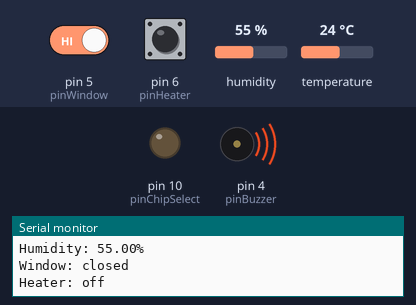
Bench run of a sketch on a simulated Arduino Uno, built with avr-gcc and run on an emulated ATmega328P. Parts: output pins drawn as LEDs (lit = HIGH), buzzer (waves = sounding, pin HIGH), the last lines printed to the serial monitor. The inputs (shaded band) are chosen by the test bench; at power-on: pin 5 (pinWindow) HIGH, pin 6 (pinHeater) HIGH, humidity 55 %, temperature 24 °C. Storage starts empty.

Above: at 3.8 s.
3.9 s: pin 5 (pinWindow) driven LOW
At 5.2 s:
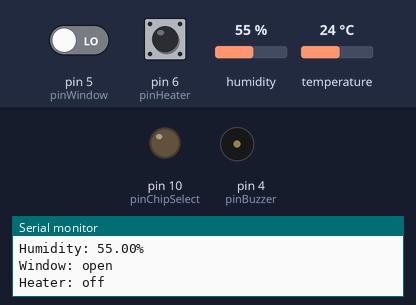
9.6 s: pin 5 (pinWindow) driven HIGH
At 11.1 s:
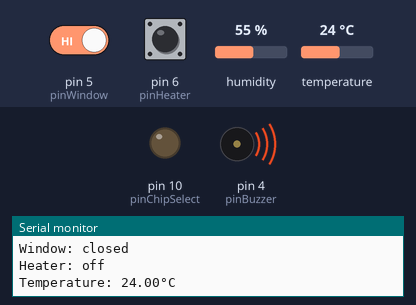
Timing chart, 0 to 12.6 s (numbered marks = the images above; inputs shaded):
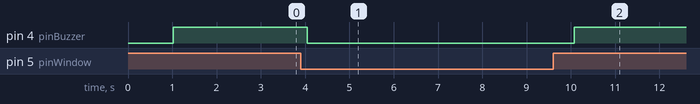

Measured:
- after the input at 3.9 s, pin 4 (pinBuzzer): HIGH → LOW after 0.15 s
- after the input at 9.6 s, pin 4 (pinBuzzer): LOW → HIGH after 0.48 s

The sketch:

homeWeatherStation.ino
```cpp
#include "DHT.h"
//#include <Adafruit_GFX.h>
//#include <Adafruit_SSD1306.h>
#include <SPI.h>
#include <SD.h>

// Define type of temperature and humidity sensor
#define DHTTYPE DHT22

//#define OLED_RESET 4
//Adafruit_SSD1306 display(OLED_RESET);

// Pin definitions
const int pinTempHum = 2;  // Temperature and humidity sensor
const int pinChipSelect = 10;  // Chip select for SPI connection to SD card
const int pinWindow = 5;  // Window NC switch. Open if window is open
const int pinHeater = 6;  // Heater NC switch. Closed if heater is on
const int pinBuzzer = 4;  // Pin for transistor circuit driving buzzer

// Global variables
DHT dht(pinTempHum, DHTTYPE);
bool sdOk = false;

// String dispatcher for window and heater
const char strWindowOpen[] PROGMEM = "open";
const char strWindowClosed[] PROGMEM = "closed";
const char* const strWindow[] PROGMEM = {strWindowClosed, strWindowOpen};
const char strHeaterOn[] PROGMEM = "on";
const char strHeaterOff[] PROGMEM = "off";
const char* const strHeater[] PROGMEM = {strHeaterOff, strHeaterOn};

// Buffer to print PROGMEM strings
char strBuffer[6];

void setup() {
    // Start serial connection
    Serial.begin(9600);

    // Start and temperature/humidity sensor
    dht.begin();

    // Start and setup display
 //   display.begin(SSD1306_SWITCHCAPVCC, 0x3C);
 //   display.setTextSize(1.5);
 //   display.setTextColor(WHITE);

    // Setup buzzer pin as output pin
    pinMode(pinBuzzer, OUTPUT);
    digitalWrite(pinBuzzer, LOW);

    // Initialize SD card
    pinMode(pinChipSelect, OUTPUT);
    Serial.print(F("Initializing SD card..."));
    // See if the card is present and can be initialized
    if (!SD.begin(pinChipSelect)) {
        Serial.println(F("Card failed, or not present"));
        sdOk = false;
    } else {
        Serial.println(F("Card initialized."));
        sdOk = true;
    }
}

void loop() {
    // Set update frequency
    delay(1000);

    // Read values from sensors
    float temp = dht.readTemperature();
    float hum = dht.readHumidity();
    bool windowOpen = !digitalRead(pinWindow);
    bool heaterOn = !digitalRead(pinHeater);

    // Check buzzer circuit by buzzing if window is closed
    if (!windowOpen) {
        digitalWrite(pinBuzzer, HIGH);
    } else {
        digitalWrite(pinBuzzer, LOW);
    }

    // Print sensor values
    printSensorValues(temp, hum, windowOpen, heaterOn);

    // Display sensor values
 //   displaySensorValues(temp, hum, windowOpen, heaterOn);

    // Write values to SD card
    if (sdOk) {
        writeToSd(temp, hum, windowOpen, heaterOn);
    }
}

void printSensorValues(float temp, float hum, bool windowOpen, bool heaterOn) {
    Serial.print(F("Temperature: ")); Serial.print(temp);
    Serial.println(F("°C"));
    Serial.print(F("Humidity: ")); Serial.print(hum); Serial.println(F("%"));
    strcpy_P(strBuffer, (char*)pgm_read_word(&(strWindow[windowOpen])));
    Serial.print(F("Window: ")); Serial.println(strBuffer);
    strcpy_P(strBuffer, (char*)pgm_read_word(&(strHeater[heaterOn])));
    Serial.print(F("Heater: ")); Serial.println(strBuffer);
}

//void displaySensorValues(float temp, float hum, bool windowOpen,
//                         bool heaterOn) {
//    display.clearDisplay();
//    display.setCursor(0, 0);
//    display.print(F("Temperature: ")); display.print(temp);
//    display.print((char)247); display.println(F("C"));
//    display.print(F("Humidity: ")); display.print(hum); display.println(F("%"));
//    strcpy_P(strBuffer, (char*)pgm_read_word(&(strWindow[windowOpen])));
//    display.print(F("Window: ")); display.println(strBuffer);
//    strcpy_P(strBuffer, (char*)pgm_read_word(&(strHeater[heaterOn])));
//    display.print(F("Heater: ")); display.println(strBuffer);
//    display.display();
//}

void writeToSd(float temp, float hum, bool windowOpen, bool heaterOn) {
    char dataString[9];
    snprintf(dataString, sizeof(dataString), "%d,%d", windowOpen, heaterOn);
    File dataFile = SD.open("log.txt", FILE_WRITE);
    if (dataFile) {
//        dataFile.println(dataString);
        dataFile.close();
        Serial.print(F("Data string: ")); Serial.println(dataString);
    } else {
        Serial.println(("Error opening log.txt"));
    }
}
```
